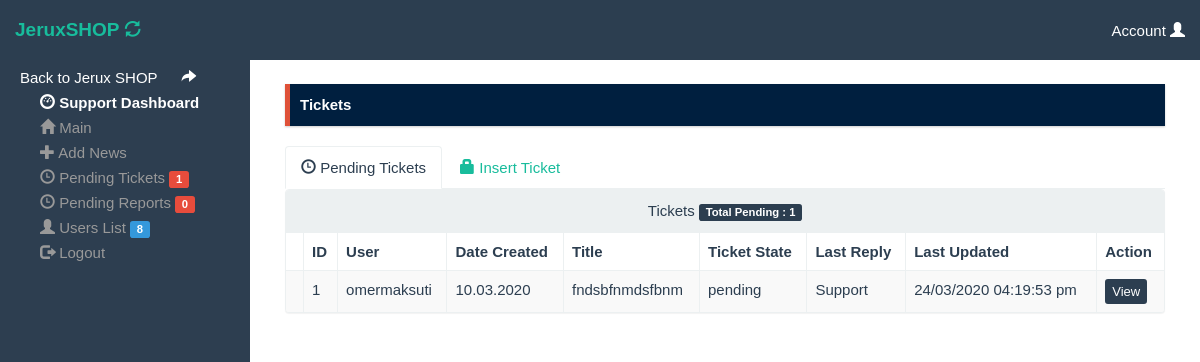
Screenshot of /support/Tickets.html (signed in) with the database file from the repository.
### tables this page shows
CREATE TABLE `ticket` (
  `id` int(11) NOT NULL,
  `uid` varchar(255) NOT NULL,
  `status` int(11) NOT NULL,
  `s_id` int(11) NOT NULL,
  `s_url` text NOT NULL,
  `memo` text NOT NULL,
  `acctype` int(11) NOT NULL,
  `admin_r` int(11) NOT NULL,
  `date` text NOT NULL,
  `subject` varchar(255) NOT NULL,
  `type` varchar(255) NOT NULL,
  `resseller` int(11) NOT NULL,
  `price` int(11) NOT NULL,
  `refounded` varchar(255) NOT NULL,
  `fmemo` text NOT NULL,
  `seen` int(11) NOT NULL,
  `lastreply` varchar(255) NOT NULL,
  `lastup` text NOT NULL
);

### support/ticket.php (the view, shortened to what this page needs)
<?php
  include "header.php";
  $q = mysqli_query($dbcon, "SELECT * FROM ticket where status='1' or  status='2' ORDER BY status DESC")or die("error");
  $t = mysqli_num_rows($q);
  global $t,$q;
?>
<div class="alert alert-danger fade in radius-bordered alert-shadowed"> <i class="fa-fw fa fa-times"></i> <b>Tickets</b></div>
<ul class="nav nav-tabs">
    <li class="active"><a href="#mytickets" data-toggle="tab" aria-expanded="true"> <span class="glyphicon glyphicon-time"></span> Pending Tickets</a></li>
    <li class=""><a data-toggle="tab" aria-expanded="false"> <span class="glyphicon glyphicon-lock"></span> Insert Ticket</a></li>
</ul>
<div id="myTabContent" class="tab-content">
    <div class="tab-pane fade active in" id="mytickets">
    <?php
    echo '
    <div class="">
    <center>
        <div class="panel panel-default">
            <div class="panel-heading no-collapse">Tickets <span class="label label-primary">Total Pending : '.$t.'</span></div>
            <table class="table table-bordered table-striped">
              <thead>
                <tr>
			      <th></th>
                  <th>ID</th>
                  <th>User</th>
                  <th>Date Created</th>
                  <th>Title</th>
                  <th>Ticket State</th>
                  <th>Last Reply</th>
                  <th>Last Updated</th>
                  <th>Action</th>
                </tr>
              </thead>
              <tbody>';
              while($row = mysqli_fetch_assoc($q)){
                $st = $row['status'];
    switch ($st){
      case "1" :
       $st = "pending";
       break;
    }
		if (empty($row['lastup'])) {
		$lastup = "n/a";
		} else {
		$lastup = $row['lastup'];
		}
              echo '<tr>
                  <td></td>
                  <td>'.$row['id'].'</td>
                  <td>'.$row['uid'].'</td>
				  <td>'.$row['date'].'</td>
                  <td>'.$row['subject'].'</td>
				  <td>'.$st.'</td>
                  <td>'.$row['lastreply'].'</td>
                  <td>'.$lastup.'</td>
                  <td><a class="btn btn-primary btn-xs" href="viewt.php?id='.$row['id'].'">View</a></td>
                  </tr>';
                  }
                  echo '
              </tbody>
            </table>
        </div>
    </div>';
    ?>
 </div>
 </div>

### support/header.php (style rules this page uses)
.alert.alert-shadowed { -webkit-box-shadow: 0 1px 2px rgba(0,0,0,.2); -moz-box-shadow: 0 1px 2px rgba(0,0,0,.2); box-shadow: 0 1px 2px rgba(0,0,0,.2); }
.alert { margin-bottom: 20px; margin-top: 0; color: #fff; border-width: 0; border-left-width: 5px; padding: 10px; border-radius: 0; }
.alert.alert-danger { border-color: #df5138; background: #001f3f; }

### rows the page displays
ticket: id "1", uid "omermaksuti", date "10.03.2020", subject "fndsbfnmdsfbnm", status "pending", lastreply "Support", lastup "24/03/2020 04:19:53 pm"

### other values shown
$r11 "1"
$r11 "0"
$r11 "8"
$t "1"
